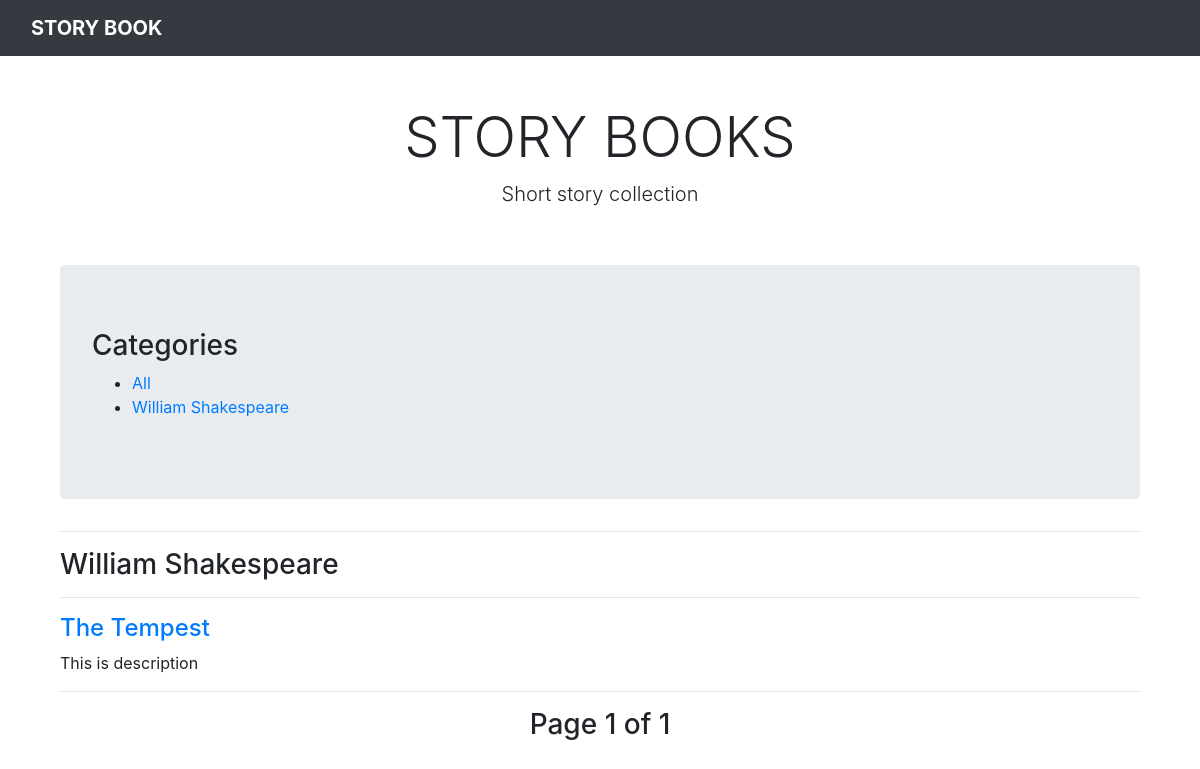
/william-shakespeare, run on the app's committed database.
### story/models.py (models this page shows, shortened)
class Category(models.Model):
    name = models.CharField(max_length=150,db_index=True)
    slug=models.SlugField(unique=True)
    class Meta:
        ordering = ('-name',)
    def get_absolute_url(self):
        return reverse('story:story_category',args=[self.slug])

class Story(models.Model):
    category = models.ForeignKey(Category,on_delete=models.CASCADE)     #author field
    title = models.CharField(max_length=150)
    body=RichTextField()
    description=models.TextField()
    publish_date = models.DateTimeField(auto_now=True)
    class Meta:
        ordering=('publish_date',)
    def get_absolute_url(self):
        return reverse('story:story_detail',args=[self.id])

### story/views.py (the view)
# urls.py: path('', views.story_list, name='story_list'),
def story_list(request, category_slug=None): #used in urls.py for tagging
    category=None
    categories=Category.objects.all()
    story=Story.objects.all()
    paginator = Paginator(story,4)
    page = request.GET.get('page') #takes current number of page`
    try:
        story=paginator.page(page)
    except PageNotAnInteger:
        story=paginator.page(1)
    except EmptyPage:
        story=Paginator.page(paginator.num_pages)
    if category_slug:   #user clicks category
        story = Story.objects.all()
        category=get_object_or_404(Category,slug=category_slug)
        story=story.filter(category=category)   #must return object(story), not model
        paginator = Paginator(story,4)
        page = request.GET.get('page') #takes current number of page`
        try:
            story=paginator.page(page)
        except PageNotAnInteger:
            story=paginator.page(1)
        except EmptyPage:
            story=Paginator.page(paginator.num_pages)
    return render(request,'story/story_list.html',{'categories':categories,
                        'story':story,'category':category,
                        'page':page})

### templates/story/story_list.html (shortened to what this page needs)
{% extends 'base.html' %}
{% block body %}
<main class="container">
  <div class="pricing-header px-3 py-3 pt-md-5 pb-md-4 mx-auto text-center">
    <h1 class="display-4">STORY BOOKS</h1>
    <p class="lead">Short story collection</p>
  </div>
<div class="container">
<div class="jumbotron mt-3">
  <h3>Categories</h3>
  <ul>
    <li>
      <a href="{% url 'story:story_list' %}">All</a>
      {% for x in categories %}
        <li>
          <a href="{{x.get_absolute_url}}">{{x.name}}</a>
        </li>
      {% endfor %}
    </li>
  </ul>
</div>
<div> <hr>
<h3>{% if category %}
  {{category.name}}
  {% else %}
  ALL-STORIES
  {% endif %}</h3>
  <hr>
  {% for x in story %}
<div class="mt-3">
  <a href="{{x.get_absolute_url}}"><h4>{{x.title}}</h4></a>
  <p>{{x.description}}</p>
  </div>
{% endfor %} <hr>
<h3 class="text-center">{% include 'pagination.html' with page=story %}</h3>
</div>
</div>
{% endblock %}

### data on the page
Category: name "William Shakespeare"
Story: title "The Tempest", description "This is description"

### other printed values
{{ page.number }} "1"
{{ page.paginator.num_pages }} "1"
